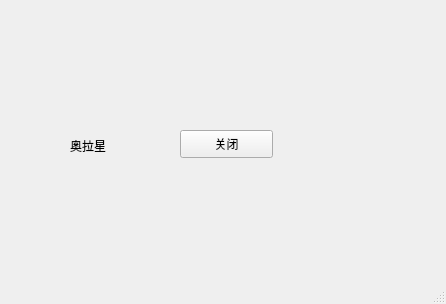
<?xml version="1.0" encoding="UTF-8"?>
<ui version="4.0">
 <class>MainWindow</class>
 <widget class="QMainWindow" name="MainWindow">
  <property name="geometry">
   <rect>
    <x>0</x>
    <y>0</y>
    <width>446</width>
    <height>304</height>
   </rect>
  </property>
  <property name="windowTitle">
   <string>MainWindow</string>
  </property>
  <widget class="QWidget" name="centralwidget">
   <widget class="QPushButton" name="pushButton">
    <property name="geometry">
     <rect>
      <x>180</x>
      <y>130</y>
      <width>93</width>
      <height>28</height>
     </rect>
    </property>
    <property name="text">
     <string>关闭</string>
    </property>
   </widget>
   <widget class="QLabel" name="label">
    <property name="geometry">
     <rect>
      <x>70</x>
      <y>130</y>
      <width>72</width>
      <height>15</height>
     </rect>
    </property>
    <property name="acceptDrops">
     <bool>false</bool>
    </property>
    <property name="text">
     <string/>
    </property>
   </widget>
   <widget class="QLabel" name="label_2">
    <property name="geometry">
     <rect>
      <x>70</x>
      <y>130</y>
      <width>72</width>
      <height>31</height>
     </rect>
    </property>
    <property name="text">
     <string>奥拉星</string>
    </property>
    <property name="wordWrap">
     <bool>true</bool>
    </property>
    <property name="openExternalLinks">
     <bool>true</bool>
    </property>
   </widget>
  </widget>
  <widget class="QMenuBar" name="menubar">
   <property name="geometry">
    <rect>
     <x>0</x>
     <y>0</y>
     <width>446</width>
     <height>26</height>
    </rect>
   </property>
  </widget>
  <widget class="QStatusBar" name="statusbar"/>
 </widget>
 <resources/>
 <connections>
  <connection>
   <sender>pushButton</sender>
   <signal>clicked()</signal>
   <receiver>MainWindow</receiver>
   <slot>close()</slot>
   <hints>
    <hint type="sourcelabel">
     <x>410</x>
     <y>409</y>
    </hint>
    <hint type="destinationlabel">
     <x>471</x>
     <y>439</y>
    </hint>
   </hints>
  </connection>
 </connections>
</ui>
